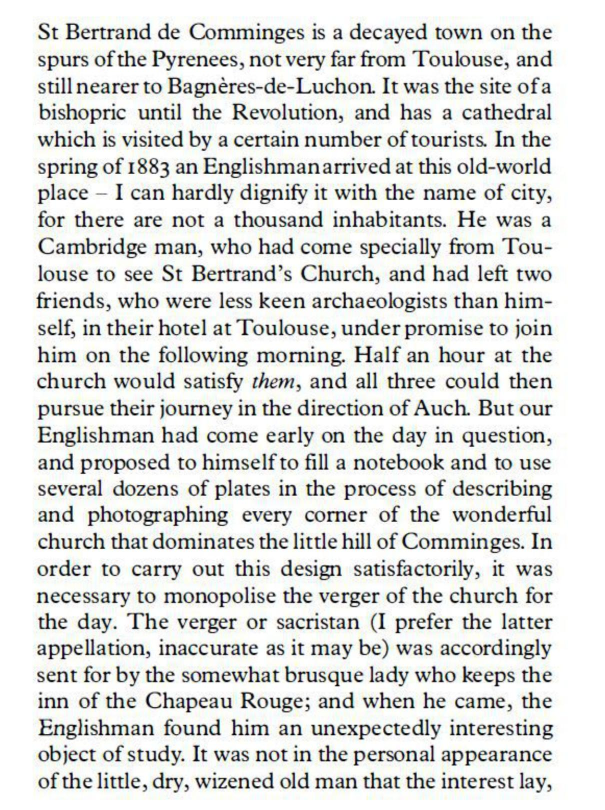
#> input picture OCR/test_image.jpg, 1209 x 1619 px, given as the content of the folder /content/Dataset1/img/, which was not available (shown at 1/2 size); the run also reads 1 picture not shown here
$ jupyter execute --allow-errors Word_Segmentation_Training.ipynb   (shell and % lines are left out)
#> lines starting #> are read from the running program, lines starting #| are printed output that depends on the picture; after the words box and inside, x2 and y2 are one past the last pixel; in counts of white or black regions, pixels touching at a corner belong together; pictures that were not available may be replaced by others from this repository, and a replacement may not be noted
[cell 1]
import numpy as np
import matplotlib.pyplot as plt
import cv2
import os
#from tensorflow.keras.layers import Conv2D,MaxPooling2D,Activation,Conv2DTranspose,Input,Add,UpSampling2D,Dropout,concatenate
from keras.layers import *
from keras.models import Model
from keras.optimizers import Adam
from keras.callbacks import ModelCheckpoint
import random
import math

[cell 2]
image_list=os.listdir('/content/Dataset1/img/')
image_list=[filename.split(".")[0]for filename in image_list]

def roundup(x):
    return int(math.ceil(x / 10.0)) * 10

def get_segmented_img(img,n_classes):
    """
    Memasukkan gambar yang akan di segmen dan membuat label segmen yang cocok.
    """
    seg_labels=np.zeros((512,512,1))
    img=cv2.resize(img,(512,512))
    img=img[:,:,0]
    cl_list=[0,24]
    seg_labels[:,:,0]=(img!=0).astype(int)
    return seg_labels

def pad_img(img):
	old_h,old_w=img.shape[0],img.shape[1]
#> old_h = 1619; old_w = 1209
	#Pad the height.
	#If height is less than 512 then pad to 512
	if old_h<512:
		to_pad=np.ones((512-old_h,old_w))*255
		img=np.concatenate((img,to_pad))
		new_height=512
	else:
	#If height >512 then pad to nearest 10.
		to_pad=np.ones((roundup(old_h)-old_h,old_w))*255
		img=np.concatenate((img,to_pad))
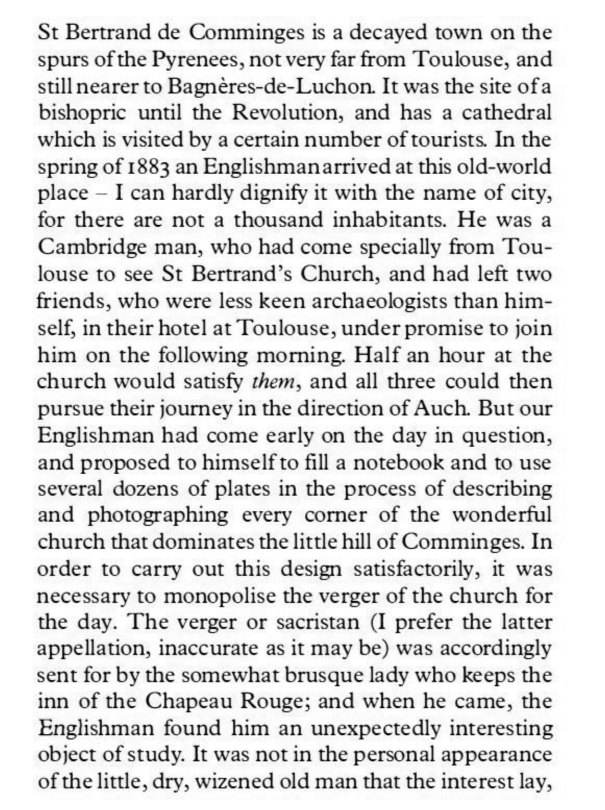
#> img: shape (1620, 1209) float64 (shown at 1/2 size); min 0, max 255, mean 221.8
		new_height=roundup(old_h)
#> new_height = 1620

	#Pad the width.
	if old_w<512:
		to_pad=np.ones((new_height,512-old_w))*255
		img=np.concatenate((img,to_pad),axis=1)
		new_width=512
	else:
		to_pad=np.ones((new_height,roundup(old_w)-old_w))*255
#> to_pad = 1620 values from 255 to 255
		img=np.concatenate((img,to_pad),axis=1)
#> img: shape (1620, 1210) float64
		new_width=roundup(old_w)-old_w
#> new_width = 1
	return img

def pad_seg(img):
	old_h,old_w=img.shape[0],img.shape[1]
#> old_h = 1619; old_w = 1209
	#Pad the height.
	#If height is less than 512 then pad to 512
	if old_h<512:
		to_pad=np.zeros((512-old_h,old_w))
		img=np.concatenate((img,to_pad))
		new_height=512
	else:
	#If height >512 then pad to nearest 10.
		to_pad=np.zeros((roundup(old_h)-old_h,old_w))
		img=np.concatenate((img,to_pad))
#> img: shape (1620, 1209) float64
		new_height=roundup(old_h)
#> new_height = 1620
	#Pad the width.
	if old_w<512:
		to_pad=np.zeros((new_height,512-old_w))
		img=np.concatenate((img,to_pad),axis=1)
		new_width=512
	else:
		to_pad=np.zeros((new_height,roundup(old_w)-old_w))
#> to_pad = 1620 values from 0 to 0
		img=np.concatenate((img,to_pad),axis=1)
#> img: shape (1620, 1210) float64
		new_width=roundup(old_w)-old_w
#> new_width = 1
	return img

def batch_generator(filelist,n_classes,batch_size):
  while True:
    X=[]
    Y=[]
    for i in range(batch_size):
      fn=random.choice(filelist)
      img=cv2.imread(f'/content/Dataset1/img/{fn}.jpg',0)
      img=pad_img(img)
      ret,img=cv2.threshold(img,150,255,cv2.THRESH_BINARY_INV)

      img=cv2.resize(img,(512,512))
      img=np.expand_dims(img,axis=-1)
      #img = np.stack((img,)*3, axis=-1)
      img=img/255

      seg=cv2.imread(f'/content/Dataset1/mask/{fn}_mask.png',0)
      seg=pad_seg(seg)
      seg=cv2.resize(seg,(512,512))
      seg = np.stack((seg,)*3, axis=-1)
      seg=get_segmented_img(seg,n_classes)

      X.append(img)
      Y.append(seg)
    yield np.array(X),np.array(Y)

[cell 3]
random.shuffle(image_list)
file_train=image_list[0:int(0.75*len(image_list))]
file_test=image_list[int(0.75*len(image_list)):]

[cell 4]
def unet(pretrained_weights = None,input_size = (512,512,1)):
  inputs = Input(input_size)
  conv1 = Conv2D(64, 3, activation = 'relu', padding = 'same', kernel_initializer = 'he_normal')(inputs)
  conv1 = Conv2D(64, 3, activation = 'relu', padding = 'same', kernel_initializer = 'he_normal')(conv1)
  pool1 = MaxPooling2D(pool_size=(2, 2))(conv1)
  conv2 = Conv2D(128, 3, activation = 'relu', padding = 'same', kernel_initializer = 'he_normal')(pool1)
  conv2 = Conv2D(128, 3, activation = 'relu', padding = 'same', kernel_initializer = 'he_normal')(conv2)
  pool2 = MaxPooling2D(pool_size=(2, 2))(conv2)
  conv3 = Conv2D(256, 3, activation = 'relu', padding = 'same', kernel_initializer = 'he_normal')(pool2)
  conv3 = Conv2D(256, 3, activation = 'relu', padding = 'same', kernel_initializer = 'he_normal')(conv3)
  pool3 = MaxPooling2D(pool_size=(2, 2))(conv3)
  conv4 = Conv2D(512, 3, activation = 'relu', padding = 'same', kernel_initializer = 'he_normal')(pool3)
  conv4 = Conv2D(512, 3, activation = 'relu', padding = 'same', kernel_initializer = 'he_normal')(conv4)
  drop4 = Dropout(0.5)(conv4)
  pool4 = MaxPooling2D(pool_size=(2, 2))(drop4)

  conv5 = Conv2D(1024, 3, activation = 'relu', padding = 'same', kernel_initializer = 'he_normal')(pool4)
  conv5 = Conv2D(1024, 3, activation = 'relu', padding = 'same', kernel_initializer = 'he_normal')(conv5)
  drop5 = Dropout(0.5)(conv5)

  up6 = Conv2D(512, 2, activation = 'relu', padding = 'same', kernel_initializer = 'he_normal')(UpSampling2D(size = (2,2))(drop5))
  merge6 = concatenate([drop4,up6], axis = 3)
  conv6 = Conv2D(512, 3, activation = 'relu', padding = 'same', kernel_initializer = 'he_normal')(merge6)
  conv6 = Conv2D(512, 3, activation = 'relu', padding = 'same', kernel_initializer = 'he_normal')(conv6)

  up7 = Conv2D(256, 2, activation = 'relu', padding = 'same', kernel_initializer = 'he_normal')(UpSampling2D(size = (2,2))(conv6))
  merge7 = concatenate([conv3,up7], axis = 3)
  conv7 = Conv2D(256, 3, activation = 'relu', padding = 'same', kernel_initializer = 'he_normal')(merge7)
  conv7 = Conv2D(256, 3, activation = 'relu', padding = 'same', kernel_initializer = 'he_normal')(conv7)

  up8 = Conv2D(128, 2, activation = 'relu', padding = 'same', kernel_initializer = 'he_normal')(UpSampling2D(size = (2,2))(conv7))
  merge8 = concatenate([conv2,up8], axis = 3)
  conv8 = Conv2D(128, 3, activation = 'relu', padding = 'same', kernel_initializer = 'he_normal')(merge8)
  conv8 = Conv2D(128, 3, activation = 'relu', padding = 'same', kernel_initializer = 'he_normal')(conv8)

  up9 = Conv2D(64, 2, activation = 'relu', padding = 'same', kernel_initializer = 'he_normal')(UpSampling2D(size = (2,2))(conv8))
  merge9 = concatenate([conv1,up9], axis = 3)
  conv9 = Conv2D(64, 3, activation = 'relu', padding = 'same', kernel_initializer = 'he_normal')(merge9)
  conv9 = Conv2D(64, 3, activation = 'relu', padding = 'same', kernel_initializer = 'he_normal')(conv9)
  conv9 = Conv2D(2, 3, activation = 'relu', padding = 'same', kernel_initializer = 'he_normal')(conv9)
  conv10 = Conv2D(1, 1, activation = 'sigmoid')(conv9)

  model = Model(inputs,conv10)
  model.compile(optimizer = Adam(lr = 1e-4), loss = 'binary_crossentropy', metrics = ['accuracy'])
  #model.summary()

  if(pretrained_weights):
    model.load_weights(pretrained_weights)

  return model

#> (the rest of this cell did not finish here and is left out)

[cell 5]
image_list[0]

#> (a cell that did not finish here is left out)

[cell 7]
img,seg=next(batch_generator(file_test,2,1))
#> in get_segmented_img, `seg_labels=np.zeros((512,512,1))`: seg_labels: shape (512, 512, 1) float64; every value is 0
#> in get_segmented_img, `img=cv2.resize(img,(512,512))`:
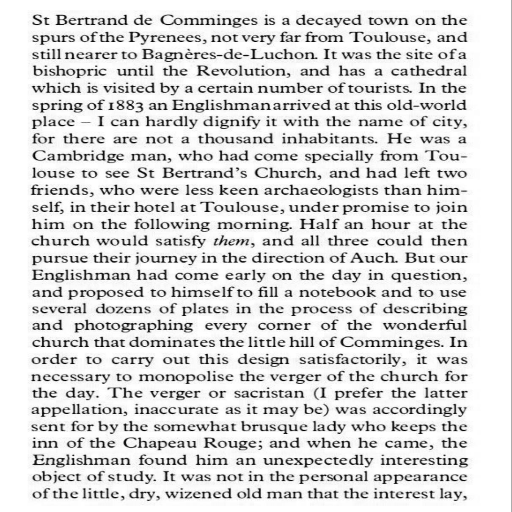
#> img: shape (512, 512, 3) float64; min 0, max 255, mean 221.4
#> in get_segmented_img, `seg_labels[:,:,0]=(img!=0).astype(int)`:
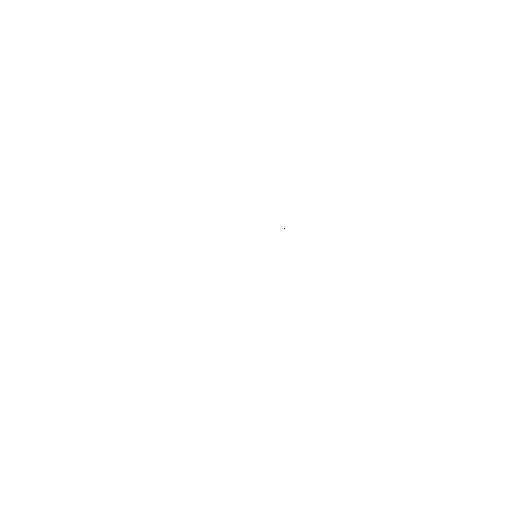
#> seg_labels: shape (512, 512, 1) float64; values 0 (black) and 1 (white), 100% white; black in thin lines or dots, all inside (x1, y1, x2, y2) = (284, 228, 285, 229)
